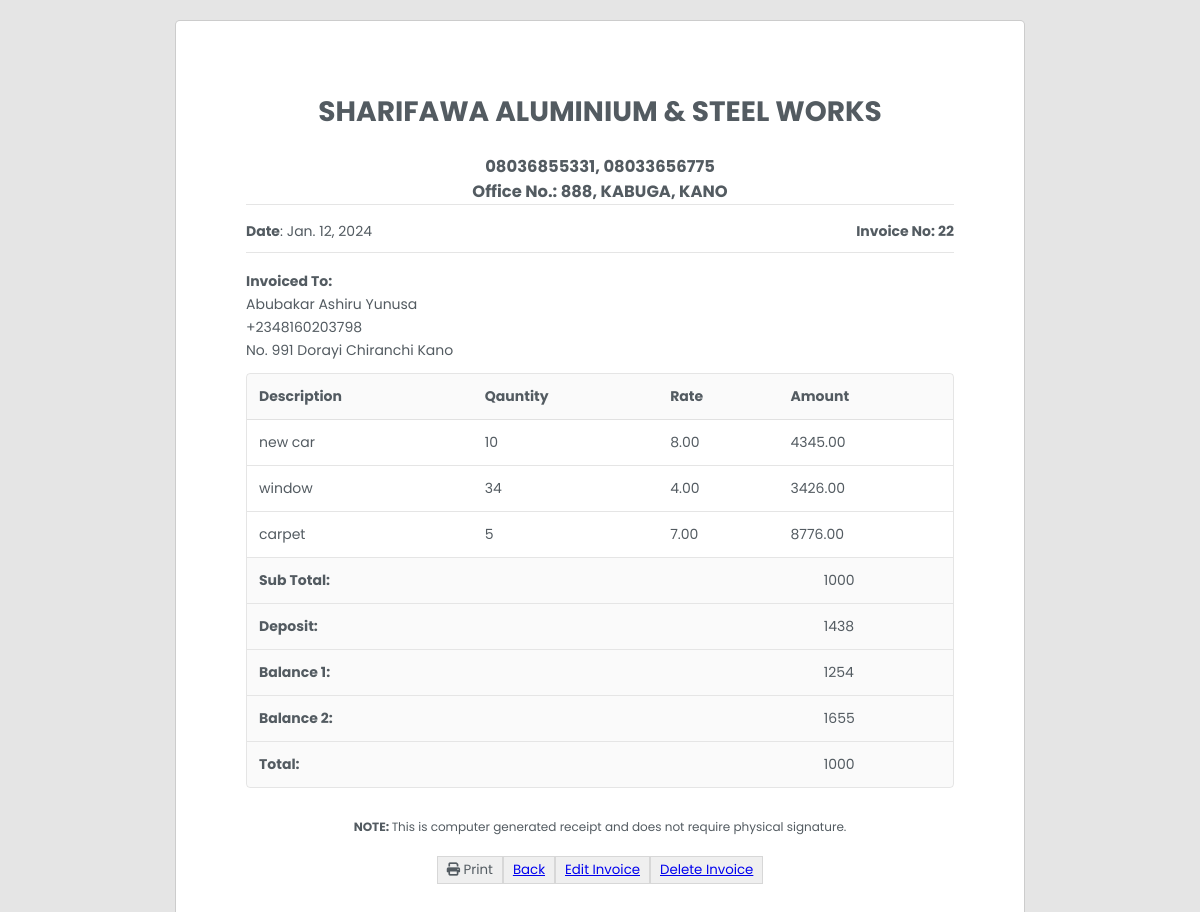
/product/22/, run on the app's committed database.
### products/models.py (models this page shows, shortened)
class Product(models.Model):
    customer = models.ForeignKey(Customer, on_delete=models.CASCADE, default=1)
    title = models.TextField(max_length=200, null=True, default = None)
    date_created = models.DateField(null=True, blank=True)
    total = models.PositiveIntegerField(default=1)
    sub_total = models.PositiveIntegerField(default=1)
    deposit = models.PositiveIntegerField(default=1)
    balance1 = models.PositiveIntegerField(default=1)
    balance2 = models.PositiveIntegerField(default=1)

class Customer(models.Model):
    full_name = models.CharField(max_length=50, null=True)
    phone_number = models.CharField(max_length=15, null=True)
    address = models.TextField(max_length=255, null=True)

class Variant(models.Model):
    product = models.ForeignKey(Product, on_delete=models.CASCADE)
    quantity = models.PositiveIntegerField(default=1)
    description = models.TextField(max_length=200)
    rate = models.DecimalField(max_length=12, decimal_places=2, max_digits = 12, null=True)
    amount = models.DecimalField(max_digits=12, decimal_places=2)

### products/views.py (the view)
# urls.py: path('product/<int:pk>/', product_detail, name='product_detail'),
def product_detail(request, pk):
    product = get_object_or_404(Product, pk=pk)
    images = product.image_set.all()  # Access related images
    variants = product.variant_set.all()  # Access related variants
    return render(request, 'products/product_detail.html', {
        'product': product,
        'images': images,
        'variants': variants,
    })

### templates/products/product_detail.html
{% extends "invoice_base.html" %}
{% block content %}
        <div class = "invoice-wrapper" id = "print-area">
            <div class = "invoice">
                <div class = "invoice-container">
                    <div class = "invoice-head">
                        <div class = "invoice-head-top-left">
                            <center>
                             <h1>SHARIFAWA ALUMINIUM & STEEL WORKS</h1><br>
                             <h3>08036855331, 08033656775</h3>
                             <h3>Office No.: 888, KABUGA, KANO</h3>
                            </center>
                         </div>
                        <div class = "hr"></div>
                        <div class = "invoice-head-middle">
                            <div class = "invoice-head-middle-left text-start">
                                <p><span class = "text-bold">Date</span>: {{ product.date_created }}</p>
                            </div>
                            <div class = "invoice-head-middle-right text-end">
                                <p><spanf class = "text-bold">Invoice No:</span> {{ product.id }}</p>
                            </div>
                        </div>
                        <div class = "hr"></div>
                        <div class = "invoice-head-bottom">
                            <div class = "invoice-head-bottom-left">
                                <ul>
                                    <li class = 'text-bold'>Invoiced To:</li>
                                    <li>{{ product.customer.full_name }}</li>
                                    <li>{{ product.customer.phone_number }}</li>
                                    <li>{{ product.customer.address }}</li>
                                </ul>
                            </div>
                        </div>
                    </div>
                    <div class = "overflow-view">
                        <div class = "invoice-body">
                            <table>
                                <thead>
                                    <tr>
                                        <td class = "text-bold">Description</td>
                                        <td class = "text-bold">Qauntity</td>
                                        <td class = "text-bold">Rate</td>
                                        <td class = "text-bold">Amount</td>
                                    </tr>
                                </thead>
                                <tbody>
                                    {% for variant in product.variant_set.all %}
                                    <tr>
                                        <td>{{ variant.description }}</td>
                                        <td>{{ variant.quantity }}</td>
                                        <td>{{ variant.rate }}</td>
                                        <td>{{ variant.amount }}</td>
                                    </tr>
                                    {% endfor %}
                                </tbody>
                            </table>
                            <div class = "invoice-body-bottom">
                                <div class = "invoice-body-info-item border-bottom">
                                    <div class = "info-item-td text-start text-bold">Sub Total:</div>
                                    <div class = "info-item-td text-start">{{ product.sub_total }}</div>
                                </div>
                                <div class = "invoice-body-info-item border-bottom">
                                    <div class = "info-item-td text-start text-bold">Deposit:</div>
                                    <div class = "info-item-td text-start">{{ product.deposit }}</div>
                                </div>
                                <div class = "invoice-body-info-item border-bottom">
                                    <div class = "info-item-td text-start text-bold">Balance 1:</div>
                                    <div class = "info-item-td text-start">{{ product.balance1 }}</div>
                                </div>
                                <div class = "invoice-body-info-item border-bottom">
                                    <div class = "info-item-td text-start text-bold">Balance 2:</div>
                                    <div class = "info-item-td text-start">{{ product.balance2 }}</div>
                                </div>
                                <div class = "invoice-body-info-item">
                                    <div class = "info-item-td text-start text-bold">Total:</div>
                                    <div class = "info-item-td text-start">{{ product.total }}</div>
                                </div>
                            </div>
                        </div>
                    </div>
                    <div class = "invoice-foot text-center">
                        <p><span class = "text-bold text-center">NOTE:&nbsp;</span>This is computer generated receipt and does not require physical signature.</p>
                        <div class = "invoice-btns">
                            <button type = "button" class = "invoice-btn" onclick="printInvoice()">
                                <span>
                                    <i class="fa-solid fa-print"></i>
                                </span>
                                <span>Print</span>
                            </button>
                            <button type = "button" class = "invoice-btn">
                                <span><a href="{% url 'products:customer_product_list' customer_id=product.customer.id %}">Back</a></span>
                            </button>
                            <button type = "button" class = "invoice-btn">
                                <span><a href="{% url 'products:edit_customer_products' product.id %}">Edit Invoice</a></span>
                            </button>
                            <button type = "button" class = "invoice-btn">
                                <span><a href="{% url 'products:delete_product' pk=product.id %}">Delete Invoice</a></span>
                            </button>
                        </div>
                    </div>
                </div>
            </div>
        </div>
{% endblock %}

### products/static/css/invoice.css (style rules this page uses)
*, *::after, *::before { padding: 0; margin: 0; box-sizing: border-box; }
:root { --blue-color: #0c2f54; --dark-color: #535b61; --white-color: #fff; }
ul { list-style-type: none; }
ul li { margin: 2px 0; }
.text-end { text-align: right; }
.text-center { text-align: center; }
.text-start { text-align: left; }
.text-bold { font-weight: 700; }
.hr { height: 1px; background-color: rgba(0, 0, 0, 0.1); }
.border-bottom { border-bottom: 1px solid rgba(0, 0, 0, 0.1); }
body { font-family: 'Poppins', sans-serif; color: var(--dark-color); font-size: 14px; }
.invoice-wrapper { min-height: 100vh; background-color: rgba(0, 0, 0, 0.1); padding-top: 20px; padding-bottom: 20px; }
.invoice { max-width: 850px; margin-right: auto; margin-left: auto; background-color: var(--white-color); padding: 70px; border: 1px solid rgba(0, 0, 0, 0.2); border-radius: 5px; min-height: 920px; }
.invoice-head-middle, .invoice-head-bottom { padding: 16px 0; }
.invoice-body { border: 1px solid rgba(0, 0, 0, 0.1); border-radius: 4px; overflow: hidden; }
.invoice-body table { border-collapse: collapse; border-radius: 4px; width: 100%; }
.invoice-body table td, .invoice-body table th { padding: 12px; }
.invoice-body table tr { border-bottom: 1px solid rgba(0, 0, 0, 0.1); }
.invoice-body table thead { background-color: rgba(0, 0, 0, 0.02); }
.invoice-body-info-item { display: grid; grid-template-columns: 80% 20%; }
.invoice-body-info-item .info-item-td { padding: 12px; background-color: rgba(0, 0, 0, 0.02); }
.invoice-foot { padding: 30px 0; }
.invoice-foot p { font-size: 12px; }
.invoice-btns { margin-top: 20px; display: flex; justify-content: center; }
.invoice-btn { padding: 3px 9px; color: var(--dark-color); font-family: inherit; border: 1px solid rgba(0, 0, 0, 0.1); cursor: pointer; }
.invoice-head-top, .invoice-head-middle, .invoice-head-bottom { display: grid; grid-template-columns: repeat(2, 1fr); padding-bottom: 10px; }
.overflow-view { overflow-x: scroll; }
.invoice-body { min-width: 600px; }

### data on the page
Product: date_created "Jan. 12, 2024", id "22", customer.full_name "Abubakar Ashiru Yunusa", customer.phone_number "+2348160203798", customer.address "No. 991 Dorayi Chiranchi Kano", sub_total "1000", deposit "1438", balance1 "1254", balance2 "1655", total "1000"
Variant: description "new car", quantity "10", rate "8.00", amount "4345.00"
Variant: description "window", quantity "34", rate "4.00", amount "3426.00"
Variant: description "carpet", quantity "5", rate "7.00", amount "8776.00"
